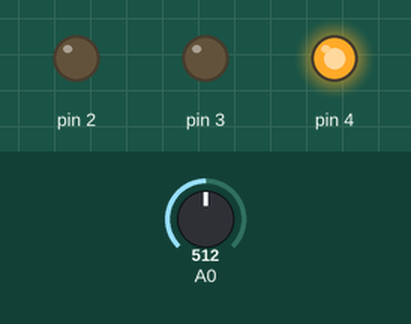
Recording of a sketch running on a simulated Arduino Uno, built with avr-gcc and run on an emulated ATmega328P. On the bench: output pins drawn as LEDs (lit = HIGH). Inputs (shaded band) come from the test bench; at power-on: A0 = 512.

Above: at 1.2 s.
1.3 s: A0 set to 523
At 1.6 s:
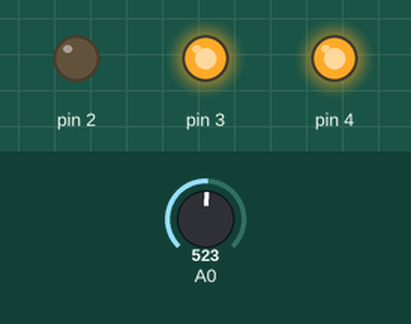
2.8 s: A0 set to 760
4.3 s: A0 set to 775
At 5.1 s:
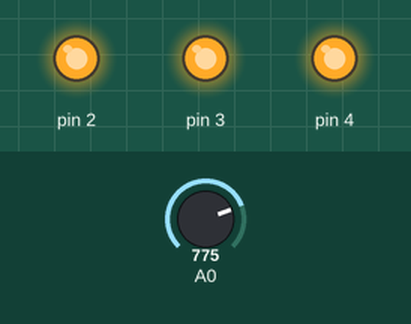
5.8 s: A0 set to 246
At 6.2 s:
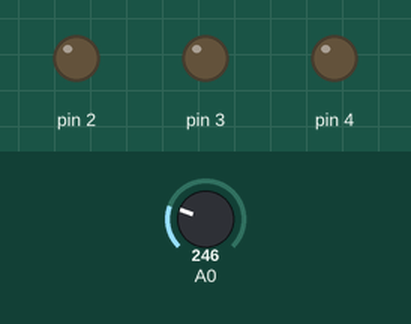
7.3 s: A0 set to 275
At 8.5 s:
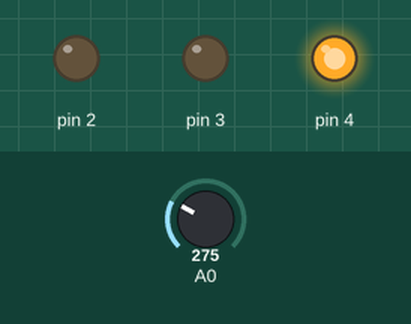
8.8 s: A0 set to 122
At 9.7 s:
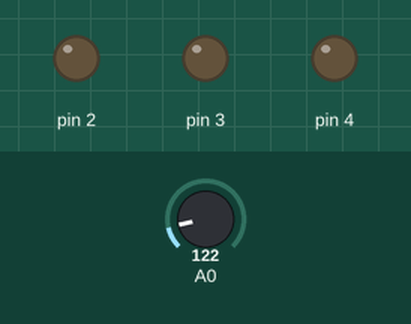
Timing chart, 0 to 11.3 s (numbered marks = the images above; inputs shaded):
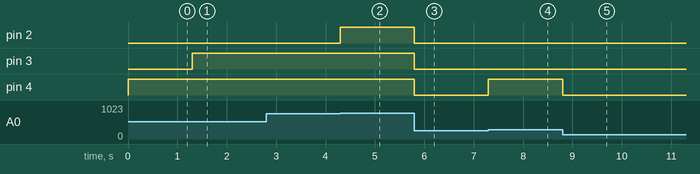

Measured:
- the behaviour switches between 512 and 513 on A0 (found by bisection; images 0 and 1)
- the behaviour switches between 768 and 769 on A0 (found by bisection; images 1 and 2)
- the behaviour switches between 256 and 257 on A0 (found by bisection; images 3 and 4)
- after the input at 1.3 s, pin 3: LOW → HIGH at once
- after the input at 2.8 s, every drawn part: stays the same
- after the input at 4.3 s, pin 2: LOW → HIGH at once
- after the input at 5.8 s, pin 2–4: HIGH → LOW at once
- after the input at 7.3 s, pin 4: LOW → HIGH at once
- after the input at 8.8 s, pin 4: HIGH → LOW at once

The sketch:

potentiometer-project.ino
```cpp
int a0_digital_value = 0;
void setup() {
  pinMode(A0,INPUT);
  pinMode(2,OUTPUT);
  pinMode(3,OUTPUT);
  pinMode(4,OUTPUT);
}

void loop() {
  a0_digital_value = analogRead(A0);
  if(a0_digital_value <= 256){
  digitalWrite(2,LOW);
  digitalWrite(3,LOW);
  digitalWrite(4,LOW);
  }
  else if(a0_digital_value <= 512){
  digitalWrite(4,HIGH);
  digitalWrite(3,LOW);
  digitalWrite(2,LOW);
  }
  else if(a0_digital_value <= 768){
  digitalWrite(4,HIGH);
  digitalWrite(3,HIGH);
  digitalWrite(2,LOW);
  }
  else{
  digitalWrite(4,HIGH);
  digitalWrite(3,HIGH);
  digitalWrite(2,HIGH);
  }
}
```
